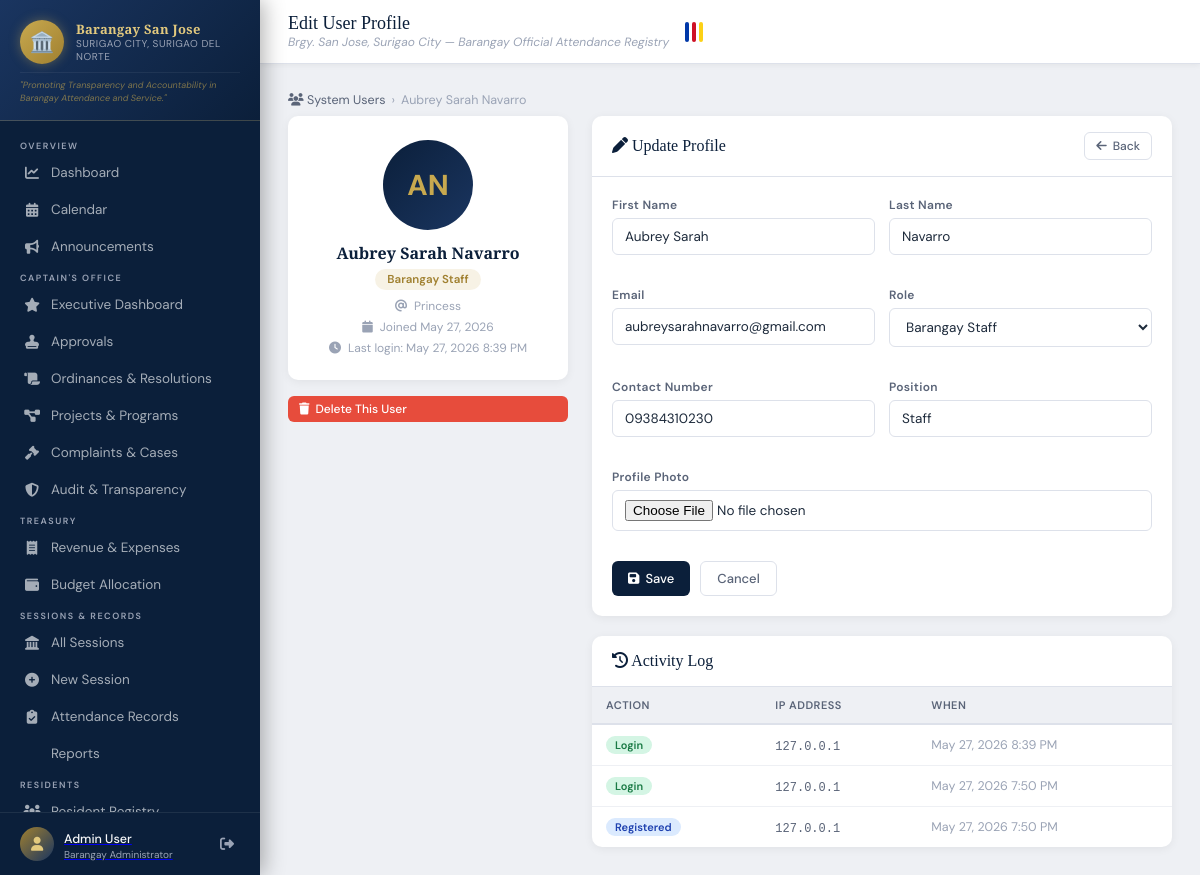
/users/5/profile/ (signed in), run on the app's committed database.
### attendance/models.py (models this page shows, shortened)
class UserProfile(models.Model):
    ROLE_CHOICES = [
        ('punong_barangay', 'Punong Barangay (Captain)'),
        ('admin', 'Barangay Administrator'),
        ('secretary', 'Barangay Secretary'),
        ('treasurer', 'Barangay Treasurer'),
        ('kagawad', 'Barangay Kagawad'),
        ('sb_chairperson', 'SB Chairperson'),
        ('tanod', 'Barangay Tanod'),
        ('bhw', 'Barangay Health Worker'),
        ('bns', 'Barangay Nutrition Scholar'),
        ('utility', 'Utility / Admin Staff'),
        ('staff', 'Barangay Staff'),
        ('viewer', 'Viewer'),
    ]
    COMMITTEE_CHOICES = [
        ('', 'None'),
        ('peace_order', 'Peace and Order'),
        ('health', 'Health and Sanitation'),
        ('education', 'Education'),
        ('infrastructure', 'Infrastructure'),
        ('livelihood', 'Livelihood'),
        ('environment', 'Environment'),
        ('youth', 'Youth and Sports'),
        ('women', "Women's Affairs"),
        ('senior', 'Senior Citizens'),
        ('finance', 'Finance and Budget'),
    ]
    user = models.OneToOneField(User, on_delete=models.CASCADE, related_name='profile')
    role = models.CharField(max_length=30, choices=ROLE_CHOICES, default='viewer')
    contact_number = models.CharField(max_length=15, blank=True)
    position = models.CharField(max_length=100, blank=True)
    committee = models.CharField(max_length=30, choices=COMMITTEE_CHOICES, blank=True)
    avatar = models.ImageField(upload_to='avatars/', blank=True, null=True)
    is_active = models.BooleanField(default=True)
    created_at = models.DateTimeField(auto_now_add=True)
    class Meta:
        verbose_name = "User Profile"
        verbose_name_plural = "User Profiles"

class LoginActivity(models.Model):
    ACTION_CHOICES = [
        ('login', 'Login'), ('logout', 'Logout'),
        ('failed', 'Failed Login'), ('register', 'Registered'),
    ]
    user = models.ForeignKey(User, on_delete=models.SET_NULL, null=True, blank=True, related_name='login_activities')
    username_attempted = models.CharField(max_length=150, blank=True)
    action = models.CharField(max_length=10, choices=ACTION_CHOICES)
    ip_address = models.GenericIPAddressField(null=True, blank=True)
    user_agent = models.CharField(max_length=300, blank=True)
    timestamp = models.DateTimeField(auto_now_add=True)
    notes = models.CharField(max_length=200, blank=True)
    class Meta:
        ordering = ['-timestamp']
        verbose_name = "Login Activity"
        verbose_name_plural = "Login Activities"

### attendance/views.py (the view)
# urls.py: path('users/<int:pk>/profile/', views.user_profile_view, name='user_profile_view'),
@login_required
@user_passes_test(is_admin)
def user_profile_view(request, pk):
    target_user = get_object_or_404(User, pk=pk)
    profile = target_user.profile
    form = UserProfileEditForm(
        request.POST or None,
        request.FILES or None,
        instance=profile,
        user=target_user,
        admin_edit=True,
    )
    if request.method == 'POST' and form.is_valid():
        form.save()
        messages.success(request, f'Profile for {target_user.get_full_name()} updated.')
        return redirect('user_list')
    activities = LoginActivity.objects.filter(user=target_user).order_by('-timestamp')[:20]
    return render(request, 'attendance/user_profile_view.html', {
        'target_user': target_user,
        'profile': profile,
        'form': form,
        'activities': activities,
    })

### attendance/context_processors.py (called while the page is built)
def site_settings(request):
    return {
        'SITE_NAME': getattr(settings, 'SITE_NAME', 'Barangay Official Attendance Registry'),
        'SITE_SHORT': getattr(settings, 'SITE_SHORT', 'BOAR System'),
        'BARANGAY_NAME': getattr(settings, 'BARANGAY_NAME', 'Brgy. San Jose'),
        'BARANGAY_CITY': getattr(settings, 'BARANGAY_CITY', 'Surigao City'),
        'BARANGAY_PROVINCE': getattr(settings, 'BARANGAY_PROVINCE', 'Surigao del Norte'),
    }

### attendance/views.py (called while the page is built)
def is_admin(user):
    return hasattr(user, 'profile') and user.profile.role == 'admin'

### templates/attendance/user_profile_view.html (shortened to what this page needs)
{% extends 'base.html' %}
{% block page_title %}Edit User Profile{% endblock %}
{% block content %}
<div class="breadcrumb">
  <a href="{% url 'user_list' %}"><i class="fas fa-users"></i> System Users</a>
  <span>›</span>
  <span>{{ target_user.get_full_name|default:target_user.username }}</span>
</div>
<div class="profile-layout">
  <div>
    <div class="card" style="margin-bottom: 16px;">
      <div class="card-body" style="text-align:center; padding: 24px 16px;">
        {% if profile.avatar %}
          <img src="{{ profile.avatar.url }}" class="avatar-img" alt="">
        {% else %}
          <div class="avatar-circle">
            {{ target_user.first_name|first|upper }}{{ target_user.last_name|first|upper }}
          </div>
        {% endif %}
        <div class="profile-name">{{ target_user.get_full_name|default:target_user.username }}</div>
        <div class="profile-role">{{ profile.get_role_display }}</div>
        <div class="profile-meta">
          <span><i class="fas fa-at"></i> {{ target_user.username }}</span>
          <span><i class="fas fa-calendar"></i> Joined {{ target_user.date_joined|date:"M d, Y" }}</span>
          <span><i class="fas fa-clock"></i> Last login: {{ target_user.last_login|date:"M d, Y g:i A"|default:"Never" }}</span>
        </div>
      </div>
    </div>
    {% if target_user != request.user %}
    <a href="{% url 'user_delete' target_user.pk %}" class="btn btn-danger btn-sm" style="width:100%;">
      <i class="fas fa-trash"></i> Delete This User
    </a>
    {% endif %}
  </div>
  <div style="display:flex; flex-direction:column; gap:20px;">
    <div class="card">
      <div class="card-header">
        <span class="card-title"><i class="fas fa-pen"></i> Update Profile</span>
        <a href="{% url 'user_list' %}" class="btn btn-outline btn-sm">
          <i class="fas fa-arrow-left"></i> Back
        </a>
      </div>
      <div class="card-body">
        <form method="post" enctype="multipart/form-data">
          <div class="form-grid-2">
            <div class="form-group">
              <label class="form-label">First Name</label>
              {{ form.first_name }}
            </div>
            <div class="form-group">
              <label class="form-label">Last Name</label>
              {{ form.last_name }}
            </div>
            <div class="form-group">
              <label class="form-label">Email</label>
              {{ form.email }}
            </div>
            <div class="form-group">
              <label class="form-label">Role</label>
              {{ form.role }}
            </div>
            <div class="form-group">
              <label class="form-label">Contact Number</label>
              {{ form.contact_number }}
            </div>
            <div class="form-group">
              <label class="form-label">Position</label>
              {{ form.position }}
            </div>
            <div class="form-group" style="grid-column: 1/-1;">
              <label class="form-label">Profile Photo</label>
              {{ form.avatar }}
            </div>
          </div>
          <div style="display:flex; gap:10px; margin-top:12px;">
            <button type="submit" class="btn btn-primary">
              <i class="fas fa-floppy-disk"></i> Save
            </button>
            <a href="{% url 'user_list' %}" class="btn btn-outline">Cancel</a>
          </div>
        </form>
      </div>
    </div>
    <div class="card">
      <div class="card-header">
        <span class="card-title"><i class="fas fa-clock-rotate-left"></i> Activity Log</span>
      </div>
      <div class="card-body" style="padding:0;">
        <div class="table-wrapper">
          <table>
            <thead>
              <tr><th>Action</th><th>IP Address</th><th>When</th></tr>
            </thead>
            <tbody>
              {% for a in activities %}
              <tr>
                <td>
                  {% if a.action == 'login' %}<span class="activity-action act-login">Login</span>
                  {% elif a.action == 'logout' %}<span class="activity-action act-logout">Logout</span>
                  {% elif a.action == 'failed' %}<span class="activity-action act-failed">Failed</span>
                  {% else %}<span class="activity-action act-other">{{ a.get_action_display }}</span>{% endif %}
                </td>
                <td><code style="font-size:12px; color:#5a6478;">{{ a.ip_address|default:"—" }}</code></td>
                <td style="font-size:12.5px; color:#9aa3b5;">{{ a.timestamp|date:"M d, Y g:i A" }}</td>
              </tr>
              {% empty %}
              <tr><td colspan="3" style="text-align:center; color:#9aa3b5; padding:24px 0; font-size:13px;">No activity yet.</td></tr>
              {% endfor %}
            </tbody>
          </table>
        </div>
      </div>
    </div>
  </div>
</div>
{% endblock %}

### templates/base.html (shortened to what this page needs)
{% load static %}
<!DOCTYPE html>
<html lang="en">
<head>
  <link href="https://cdnjs.cloudflare.com/ajax/libs/font-awesome/6.5.0/css/all.min.css" rel="stylesheet">
</head>
<body>
{% if user.is_authenticated %}
<aside class="sidebar">
  <div class="sidebar-brand">
    <div class="brand-emblem">
      <div class="brand-seal">🏛️</div>
      <div class="brand-text">
        <h1>Barangay San Jose</h1>
        <p>Surigao City, Surigao del Norte</p>
      </div>
    </div>
    <div class="brand-tagline">
      "Promoting Transparency and Accountability in Barangay Attendance and Service."
    </div>
  </div>
  <nav class="sidebar-nav">
    <span class="nav-section-label">Overview</span>
    <a href="{% url 'dashboard' %}" class="nav-item {% if request.resolver_match.url_name == 'dashboard' %}active{% endif %}">
      <i class="fas fa-chart-line"></i> Dashboard
    </a>
    <a href="{% url 'calendar' %}" class="nav-item {% if request.resolver_match.url_name == 'calendar' %}active{% endif %}">
      <i class="fas fa-calendar-alt"></i> Calendar
    </a>
    <a href="{% url 'announcement_list' %}" class="nav-item {% if 'announcement' in request.resolver_match.url_name %}active{% endif %}">
      <i class="fas fa-bullhorn"></i> Announcements
    </a>
    {% if user.profile.role in 'punong_barangay,admin' %}
    <span class="nav-section-label">Captain's Office</span>
    <a href="{% url 'captain_dashboard' %}" class="nav-item {% if request.resolver_match.url_name == 'captain_dashboard' %}active{% endif %}">
      <i class="fas fa-star"></i> Executive Dashboard
    </a>
    <a href="{% url 'approval_list' %}" class="nav-item {% if 'approval' in request.resolver_match.url_name %}active{% endif %}">
      <i class="fas fa-stamp"></i> Approvals
    </a>
    <a href="{% url 'ordinance_list' %}" class="nav-item {% if 'ordinance' in request.resolver_match.url_name %}active{% endif %}">
      <i class="fas fa-scroll"></i> Ordinances & Resolutions
    </a>
    <a href="{% url 'project_list' %}" class="nav-item {% if 'project' in request.resolver_match.url_name %}active{% endif %}">
      <i class="fas fa-diagram-project"></i> Projects & Programs
    </a>
    <a href="{% url 'complaint_list' %}" class="nav-item {% if 'complaint' in request.resolver_match.url_name %}active{% endif %}">
      <i class="fas fa-gavel"></i> Complaints & Cases
    </a>
    <a href="{% url 'audit_log_list' %}" class="nav-item {% if 'audit' in request.resolver_match.url_name %}active{% endif %}">
      <i class="fas fa-shield-halved"></i> Audit & Transparency
    </a>
    {% endif %}
    {% if user.profile.role in 'treasurer,punong_barangay,admin' %}
    <span class="nav-section-label">Treasury</span>
    <a href="{% url 'financial_list' %}" class="nav-item {% if 'financial' in request.resolver_match.url_name %}active{% endif %}">
      <i class="fas fa-receipt"></i> Revenue & Expenses
    </a>
    <a href="{% url 'budget_list' %}" class="nav-item {% if 'budget' in request.resolver_match.url_name %}active{% endif %}">
      <i class="fas fa-wallet"></i> Budget Allocation
    </a>
    {% endif %}
    {% if user.profile.role in 'secretary,admin,punong_barangay,kagawad,sb_chairperson' %}
    <span class="nav-section-label">Sessions & Records</span>
    <a href="{% url 'session_list' %}" class="nav-item {% if 'session' in request.resolver_match.url_name %}active{% endif %}">
      <i class="fas fa-landmark"></i> All Sessions
    </a>
    <a href="{% url 'session_create' %}" class="nav-item">
      <i class="fas fa-plus-circle"></i> New Session
    </a>
    <a href="{% url 'attendance_list' %}" class="nav-item {% if request.resolver_match.url_name == 'attendance_list' %}active{% endif %}">
      <i class="fas fa-clipboard-check"></i> Attendance Records
    </a>
    <a href="{% url 'reports' %}" class="nav-item {% if request.resolver_match.url_name == 'reports' %}active{% endif %}">
       Reports
    </a>
    {% endif %}
    {% if user.profile.role in 'secretary,admin,punong_barangay,kagawad,sb_chairperson,bhw,bns' %}
    <span class="nav-section-label">Residents</span>
    <a href="{% url 'citizen_list' %}" class="nav-item {% if 'citizen' in request.resolver_match.url_name %}active{% endif %}">
      <i class="fas fa-users"></i> Resident Registry
    </a>
    {% endif %}
  </nav>
  <div class="sidebar-footer">
    <div class="user-card">
      <div class="user-avatar"><i class="fas fa-user"></i></div>
      <div class="user-info">
        <a href="{% url 'my_profile' %}" class="text-decoration-none text-white">
          <span>{{ user.get_full_name|default:user.username }}</span>
          <small>{{ user.profile.get_role_display|default:"User" }}</small>
        </a>
      </div>
      <a href="{% url 'logout' %}" class="btn-logout" title="Logout">
        <i class="fas fa-right-from-bracket"></i>
      </a>
    </div>
  </div>
</aside>
{% endif %}
<div class="main-content">
  {% if user.is_authenticated %}
  <div class="top-bar">
    <div>
      <div class="top-bar-title">{% block page_title %}Dashboard{% endblock %}</div>
      <div class="top-bar-subtitle">{{ BARANGAY_NAME }}, {{ BARANGAY_CITY }} — {{ SITE_NAME }}</div>
    </div>
    <div class="ph-flag-bar" title="Philippines">
      <span style="background:#0038a8;"></span>
      <span style="background:#ce1126;"></span>
      <span style="background:#fcd116;"></span>
    </div>
  </div>
  {% endif %}
  <div class="page-body">
    {% block content %}{% endblock %}
  </div>
</div>
</body>
</html>

### templates/attendance/user_profile_view.html (style rules this page uses)
.profile-layout { display: grid; grid-template-columns: 280px 1fr; gap: 24px; }
.avatar-circle { width: 90px; height: 90px; border-radius: 50%; background: linear-gradient(135deg,#0b1f3a,#1a3560); color: #c8a94f; display: inline-flex; align-items: center; justify-content: center; font-size: 1.8rem; font-weight: 700; margin-bottom: 12px; }
.profile-name { font-family: 'Playfair Display',serif; font-size: 16px; color: #0b1f3a; font-weight: 700; }
.profile-role { display: inline-block; margin: 5px 0 8px; padding: 3px 12px; border-radius: 20px; background: rgba(200,169,79,0.15); color: #a08030; font-size: 11.5px; font-weight: 600; }
.profile-meta { font-size: 12px; color: #9aa3b5; display: flex; flex-direction: column; gap: 5px; }
.profile-meta span { display: flex; align-items: center; gap: 7px; justify-content: center; }
.breadcrumb { display: flex; align-items: center; gap: 6px; font-size: 12.5px; color: #9aa3b5; margin-bottom: 8px; }
.breadcrumb a { color: #5a6478; text-decoration: none; }
.form-grid-2 { display: grid; grid-template-columns: 1fr 1fr; gap: 14px; }
.activity-action { display: inline-block; padding: 2px 9px; border-radius: 12px; font-size: 11px; font-weight: 600; }
.act-login { background:#d4f5e4; color:#1a7a45; }
.act-other { background:#dbeafe; color:#1e40af; }

### data on the page
UserProfile: role "Barangay Staff", contact_number "09384310230", position "Staff"
LoginActivity: action "Login", ip_address "127.0.0.1", timestamp "May 27, 2026 8:39 PM"
LoginActivity: action "Login", ip_address "127.0.0.1", timestamp "May 27, 2026 7:50 PM"
LoginActivity: action "Registered", ip_address "127.0.0.1", timestamp "May 27, 2026 7:50 PM"

### other printed values
{{ user.get_full_name|default:user.username }} "Admin User"
{{ user.profile.get_role_display|default:"User" }} "Barangay Administrator"
{{ BARANGAY_NAME }} "Brgy. San Jose"
{{ BARANGAY_CITY }} "Surigao City"
{{ SITE_NAME }} "Barangay Official Attendance Registry"
{{ target_user.get_full_name|default:target_user.username }} "Aubrey Sarah Navarro"
{{ target_user.first_name|first|upper }} "A"
{{ target_user.last_name|first|upper }} "N"
{{ target_user.username }} "Princess"
{{ target_user.date_joined|date:"M d, Y" }} "May 27, 2026"
{{ target_user.last_login|date:"M d, Y g:i A"|default:"Never" }} "May 27, 2026 8:39 PM"
